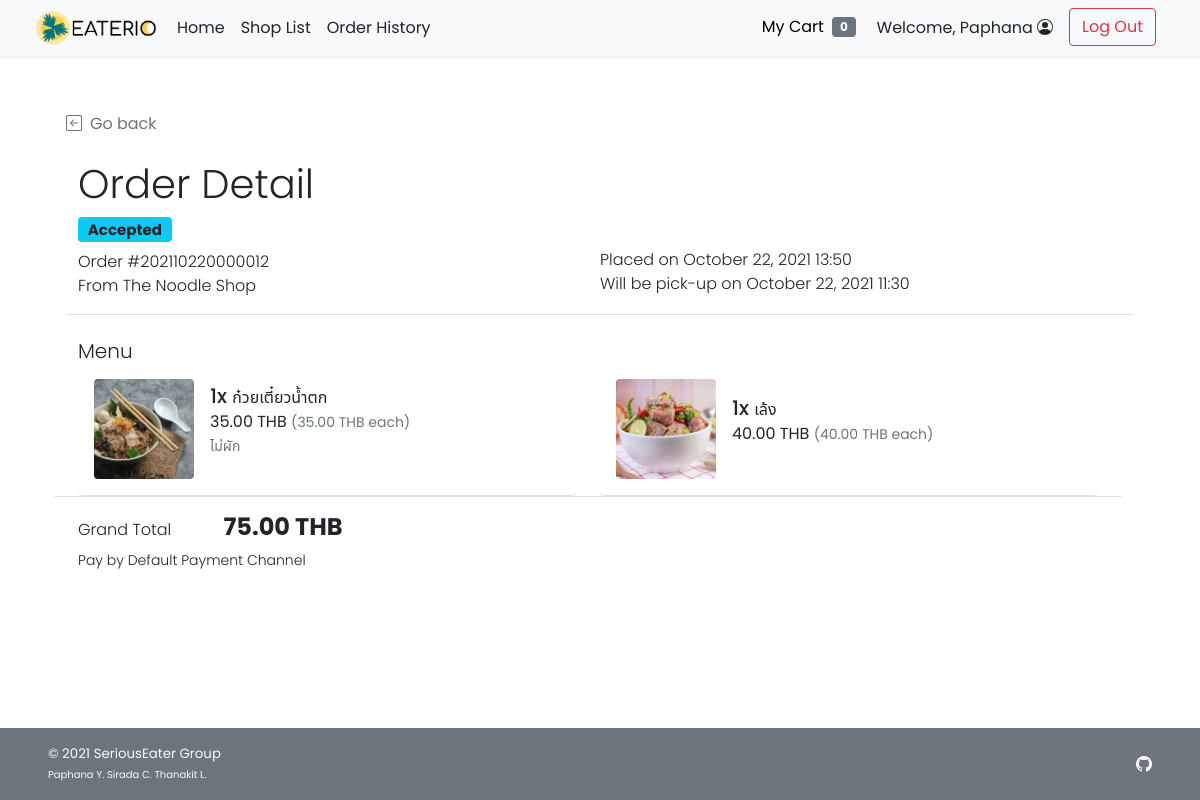
Page /cust_order_detail.php?orh_id=12 (signed in) on the committed database.
### tables this page shows
CREATE TABLE `order_header` (
  `orh_id` int(11) NOT NULL,
  `orh_refcode` varchar(15) NOT NULL,
  `c_id` int(11) NOT NULL,
  `s_id` int(11) NOT NULL,
  `p_id` int(11) NOT NULL,
  `orh_ordertime` timestamp NOT NULL DEFAULT current_timestamp(),
  `orh_pickuptime` datetime NOT NULL,
  `orh_orderstatus` varchar(10) NOT NULL,
  `orh_finishedtime` datetime DEFAULT NULL
);

CREATE TABLE `shop` (
  `s_id` int(11) NOT NULL,
  `s_username` varchar(45) NOT NULL,
  `s_pwd` varchar(45) NOT NULL,
  `s_name` varchar(100) NOT NULL,
  `s_location` varchar(100) NOT NULL,
  `s_openhour` time NOT NULL,
  `s_closehour` time NOT NULL,
  `s_status` tinyint(4) NOT NULL DEFAULT 1 COMMENT 'Shop ready for taking an order or not (True for open, False for close)',
  `s_preorderStatus` tinyint(4) NOT NULL DEFAULT 1 COMMENT 'Shop is ready for tomorrow pre-order or not',
  `s_email` varchar(100) NOT NULL,
  `s_phoneno` varchar(45) NOT NULL,
  `s_pic` text DEFAULT NULL
);

CREATE TABLE `order_detail` (
  `ord_id` int(11) NOT NULL,
  `orh_id` int(11) NOT NULL,
  `f_id` int(11) NOT NULL,
  `ord_amount` int(11) NOT NULL,
  `ord_buyprice` decimal(6,2) NOT NULL COMMENT 'To keep the snapshot of selected menu cost at the time of the purchase.',
  `ord_note` text DEFAULT NULL
);

CREATE TABLE `food` (
  `f_id` int(11) NOT NULL,
  `s_id` int(11) NOT NULL,
  `f_name` varchar(100) NOT NULL,
  `f_price` decimal(6,2) NOT NULL,
  `f_todayavail` tinyint(4) NOT NULL DEFAULT 1 COMMENT 'Food is available to order or not',
  `f_preorderavail` tinyint(4) NOT NULL DEFAULT 1,
  `f_pic` text DEFAULT NULL
);

### cust_order_detail.php (the view, shortened to what this page needs)
<!DOCTYPE html>
<html lang="en">
<head>
    <?php
        include("conn_db.php");
        include('head.php');
    ?>
    <link href="css/main.css" rel="stylesheet">
    <link href="css/menu.css" rel="stylesheet">
</head>
<body class="d-flex flex-column h-100">
    <?php include('nav_header.php')?>
    <div class="container px-5 py-4" id="cart-body">
        <div class="row my-4 border-bottom">
            <a class="nav nav-item text-decoration-none text-muted mb-2" href="#" onclick="history.back();">
                <i class="bi bi-arrow-left-square me-2"></i>Go back
            </a>
            <h2 class="pt-3 display-6">Order Detail</h2>
            <?php
                $orh_id = $_GET["orh_id"];
                $orh_query = "SELECT * FROM order_header WHERE orh_id = {$orh_id}";
                $orh_arr = $mysqli -> query($orh_query) -> fetch_array();
            ?>
            <div class="row row-cols-1 row-cols-md-2">
                <div class="col mb-2 mb-md-0">
                    <ul class="list-unstyled fw-light">
                        <li class="list-item mb-2">
                            <?php if($orh_arr["orh_orderstatus"]=="ACPT"){ ?>
                                <h5><span class="fw-bold badge bg-info text-dark">Accepted</span></h5>
                            <?php }else if($orh_arr["orh_orderstatus"]=="PREP"){ ?>
                                <h5><span class="fw-bold badge bg-warning text-dark">Preparing</span></h5>
                            <?php }else if($orh_arr["orh_orderstatus"]=="RDPK"){ ?>
                                <h5><span class="fw-bold badge bg-primary text-white">Ready to pick up</span></h5>
                            <?php }else if($orh_arr["orh_orderstatus"]=="FNSH"){?>
                                <h5><span class="fw-bold badge bg-success text-white">Completed</span></h5>
                            <?php } ?>
                        </li>
                        <li class="list-item">Order #<?php echo $orh_arr["orh_refcode"];?></li>
                        <li class="list-item">From
                            <?php
                                $shop_query = "SELECT s_name FROM shop WHERE s_id = {$orh_arr['s_id']};";
                                $shop_arr = $mysqli -> query($shop_query) -> fetch_array();
                                echo $shop_arr["s_name"];
                            ?>
                        </li>
                    </ul>
                </div>
                <div class="col">
                    <ul class="list-unstyled fw-light">
                        <?php
                            $od_placedate = (new Datetime($orh_arr["orh_ordertime"])) -> format("F j, Y H:i");
                            $od_pickupdate = (new Datetime($orh_arr["orh_pickuptime"])) -> format("F j, Y H:i");
                        ?>
                        <li class="mb-2">&nbsp;</li>
                        <li>Placed on <?php echo $od_placedate;?></li>
                        <?php if($orh_arr["orh_orderstatus"]!="FNSH"){ ?>
                        <li>Will be pick-up on <?php echo $od_pickupdate;?></li>
                        <?php }else{
                            $od_finishtime = (new Datetime($orh_arr["orh_finishedtime"])) -> format("F j, Y H:i");
                        ?>
                        <li>Finished on <?php echo $od_finishtime;?></li>
                        <?php } ?>
                    </ul>
                </div>
            </div>
        </div>
        <div class="row mb-5">
            <div class="col">
                <div class="row row-cols-1">
                    <div class="col">
                        <h5 class="fw-light">Menu</h5>
                    </div>
                    <div class="col row row-cols-1 row-cols-md-2 border-bottom">
                        <?php
                            $ord_query = "SELECT f.f_name,f.f_pic,ord.ord_amount,ord.ord_buyprice,ord_note FROM order_detail ord INNER JOIN food f ON ord.f_id = f.f_id WHERE ord.orh_id = {$orh_id}";
                            $ord_result = $mysqli -> query($ord_query);
                            while($ord_row = $ord_result -> fetch_array()){
                        ?>
                        <div class="col">
                            <ul class="list-group">
                                <li class="list-group-item d-flex border-0 pb-3 border-bottom w-100 justify-content-between align-items-center">
                                    <div class="image-parent">
                                        <img
                                        <?php
                                            if(is_null($ord_row["f_pic"])){echo "src='img/default.png'";}
                                            else{echo "src=\"img/{$ord_row['f_pic']}\"";}
                                        ?>
                                        class="img-fluid rounded"
                                        style="width: 100px; height:100px; object-fit:cover;" alt="<?php echo $ord_row["f_name"]?>">
                                        </div>
                                    <div class="ms-3 me-auto">
                                        <div class="fw-normal"><span class="h5"><?php echo $ord_row["ord_amount"]?>x </span><?php echo $ord_row["f_name"]?>
                                            <p><?php printf("%.2f THB <small class='text-muted'>(%.2f THB each)</small>",$ord_row["ord_buyprice"]*$ord_row["ord_amount"],$ord_row["ord_buyprice"]);?><br />
                                                <span class="text-muted small"><?php echo $ord_row["ord_note"]?></span>
                                            </p>
                                        </div>
                                </li>
                            </ul>
                        </div>
                        <?php } ?>
                    </div>
                    <div class="col my-3">
                        <ul class="list-inline justify-content-between">
                            <li class="list-inline-item fw-light me-5">Grand Total</li>
                            <li class="list-inline-item fw-bold h4">
                                <?php
                                    $gt_query = "SELECT SUM(ord_amount*ord_buyprice) AS gt FROM order_detail WHERE orh_id = {$orh_id}";
                                    $gt_arr = $mysqli -> query($gt_query) -> fetch_array();
                                    printf("%.2f THB",$gt_arr["gt"]);
                                ?>
                            </li>
                            <li class="list-item fw-light small">Pay by
                                <?php
                                    $py_query = "SELECT p_type,p_detail FROM payment WHERE p_id = {$orh_arr['p_id']} LIMIT 0,1;";
                                    $py_arr = $mysqli -> query($py_query) -> fetch_array();
                                    switch($py_arr["p_type"]){
                                        default: echo "Default Payment Channel";
                                    }
                                ?>
                            </li>
                        </ul>
                    </div>
                </div>
            </div>
        </div>
    </div>
    <footer
        class="footer d-flex flex-wrap justify-content-between align-items-center px-5 py-3 mt-auto bg-secondary text-light">
        <span class="smaller-font">&copy; 2021 SeriousEater Group<br /><span class="xsmall-font">Paphana Y. Sirada C.
                Thanakit L.</span></span>
        <ul class="nav justify-content-end list-unstyled d-flex">
            <li class="ms-3"><a class="text-light" target="_blank" href="https://github.com/waterthatfrozen/EATERIO"><i
                        class="bi bi-github"></i></a></li>
        </ul>
    </footer>
</body>
</html>

### css/main.css (style rules this page uses)
body { height: 100%; padding-top: 4rem; margin-bottom: -50px; font-family: 'Poppins', 'Noto Sans Thai', sans-serif; }
a { cursor: pointer; }
.bi { vertical-align: -.125em; fill: currentColor; }
.smaller-font { font-size: smaller; }
.xsmall-font { font-size: x-small; }

### css/menu.css (style rules this page uses)
html, body { height: 100%; }
.image-parent { max-width: 100px; }

### head.php (style rules this page uses)
body { font-family: 'Noto Sans Thai', sans-serif; font-family: 'Poppins', sans-serif; }

### rows in the picture
order_header: orh_refcode "202110220000012", orh_ordertime "October 22, 2021 13:50", orh_pickuptime "October 22, 2021 11:30"
shop: s_name "The Noodle Shop"
order_detail: f.f_pic (picture), ord_amount "1", f.f_name "ก๋วยเตี๋ยวน้ำตก", $ord_row['ord_buyprice']*$ord_row['ord_amount'] "35.00", ord_buyprice "35.00", ord_note "ไม่ผัก"
order_detail: f.f_pic (picture), ord_amount "1", f.f_name "เล้ง", $ord_row['ord_buyprice']*$ord_row['ord_amount'] "40.00", ord_buyprice "40.00"

### other values in the picture
$_SESSION['firstname'] "Paphana"
$gt_arr["gt"] "75.00"
